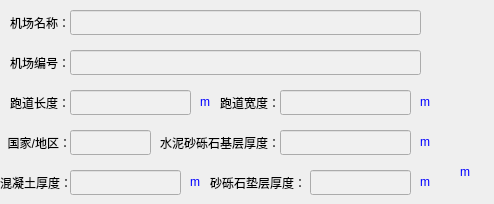
    <widget class="QWidget" name="page">
     <widget class="QLabel" name="lbl_runway_name">
      <property name="geometry">
       <rect>
        <x>10</x>
        <y>10</y>
        <width>66</width>
        <height>25</height>
       </rect>
      </property>
      <property name="text">
       <string>机场名称：</string>
      </property>
     </widget>
     <widget class="QLineEdit" name="ed_runway_name">
      <property name="geometry">
       <rect>
        <x>70</x>
        <y>10</y>
        <width>351</width>
        <height>25</height>
       </rect>
      </property>
      <property name="styleSheet">
       <string>background-color: #f0f0f0;</string>
      </property>
      <property name="readOnly">
       <bool>true</bool>
      </property>
     </widget>
     <widget class="QLabel" name="lbl_r_length">
      <property name="geometry">
       <rect>
        <x>10</x>
        <y>90</y>
        <width>66</width>
        <height>25</height>
       </rect>
      </property>
      <property name="text">
       <string>跑道长度：</string>
      </property>
     </widget>
     <widget class="QLineEdit" name="ed_r_length">
      <property name="geometry">
       <rect>
        <x>70</x>
        <y>90</y>
        <width>121</width>
        <height>25</height>
       </rect>
      </property>
      <property name="styleSheet">
       <string>background-color: #f0f0f0;</string>
      </property>
      <property name="readOnly">
       <bool>true</bool>
      </property>
     </widget>
     <widget class="QLabel" name="label_5">
      <property name="geometry">
       <rect>
        <x>200</x>
        <y>90</y>
        <width>25</width>
        <height>23</height>
       </rect>
      </property>
      <property name="sizePolicy">
       <sizepolicy hsizetype="Minimum" vsizetype="Preferred">
        <horstretch>0</horstretch>
        <verstretch>0</verstretch>
       </sizepolicy>
      </property>
      <property name="minimumSize">
       <size>
        <width>25</width>
        <height>23</height>
       </size>
      </property>
      <property name="maximumSize">
       <size>
        <width>31</width>
        <height>23</height>
       </size>
      </property>
      <property name="styleSheet">
       <string notr="true">color:rgba(0, 0, 255, 255)</string>
      </property>
      <property name="text">
       <string>m</string>
      </property>
      <property name="alignment">
       <set>Qt::AlignLeading|Qt::AlignLeft|Qt::AlignVCenter</set>
      </property>
     </widget>
     <widget class="QLabel" name="lbl_r_width">
      <property name="geometry">
       <rect>
        <x>220</x>
        <y>90</y>
        <width>66</width>
        <height>25</height>
       </rect>
      </property>
      <property name="text">
       <string>跑道宽度：</string>
      </property>
     </widget>
     <widget class="QLineEdit" name="ed_r_width">
      <property name="geometry">
       <rect>
        <x>280</x>
        <y>90</y>
        <width>131</width>
        <height>25</height>
       </rect>
      </property>
      <property name="styleSheet">
       <string>background-color: #f0f0f0;</string>
      </property>
      <property name="readOnly">
       <bool>true</bool>
      </property>
     </widget>
     <widget class="QLabel" name="label_6">
      <property name="geometry">
       <rect>
        <x>420</x>
        <y>90</y>
        <width>25</width>
        <height>23</height>
       </rect>
      </property>
      <property name="sizePolicy">
       <sizepolicy hsizetype="Minimum" vsizetype="Preferred">
        <horstretch>0</horstretch>
        <verstretch>0</verstretch>
       </sizepolicy>
      </property>
      <property name="minimumSize">
       <size>
        <width>25</width>
        <height>23</height>
       </size>
      </property>
      <property name="maximumSize">
       <size>
        <width>31</width>
        <height>23</height>
       </size>
      </property>
      <property name="styleSheet">
       <string notr="true">color:rgba(0, 0, 255, 255)</string>
      </property>
      <property name="text">
       <string>m</string>
      </property>
      <property name="alignment">
       <set>Qt::AlignLeading|Qt::AlignLeft|Qt::AlignVCenter</set>
      </property>
     </widget>
     <widget class="QLabel" name="lbl_ctbc_thick">
      <property name="geometry">
       <rect>
        <x>160</x>
        <y>130</y>
        <width>121</width>
        <height>25</height>
       </rect>
      </property>
      <property name="text">
       <string>水泥砂砾石基层厚度：</string>
      </property>
     </widget>
     <widget class="QLineEdit" name="ed_ctbc_thick">
      <property name="geometry">
       <rect>
        <x>280</x>
        <y>130</y>
        <width>131</width>
        <height>25</height>
       </rect>
      </property>
      <property name="styleSheet">
       <string>background-color: #f0f0f0;</string>
      </property>
      <property name="readOnly">
       <bool>true</bool>
      </property>
     </widget>
     <widget class="QLabel" name="lbl_pccsc_thick">
      <property name="geometry">
       <rect>
        <x>0</x>
        <y>170</y>
        <width>71</width>
        <height>25</height>
       </rect>
      </property>
      <property name="text">
       <string>混凝土厚度：</string>
      </property>
     </widget>
     <widget class="QLabel" name="label_7">
      <property name="geometry">
       <rect>
        <x>420</x>
        <y>130</y>
        <width>25</width>
        <height>23</height>
       </rect>
      </property>
      <property name="sizePolicy">
       <sizepolicy hsizetype="Minimum" vsizetype="Preferred">
        <horstretch>0</horstretch>
        <verstretch>0</verstretch>
       </sizepolicy>
      </property>
      <property name="minimumSize">
       <size>
        <width>25</width>
        <height>23</height>
       </size>
      </property>
      <property name="maximumSize">
       <size>
        <width>31</width>
        <height>23</height>
       </size>
      </property>
      <property name="styleSheet">
       <string notr="true">color:rgba(0, 0, 255, 255)</string>
      </property>
      <property name="text">
       <string>m</string>
      </property>
      <property name="alignment">
       <set>Qt::AlignLeading|Qt::AlignLeft|Qt::AlignVCenter</set>
      </property>
     </widget>
     <widget class="QLineEdit" name="ed_pccsc_thick">
      <property name="geometry">
       <rect>
        <x>70</x>
        <y>170</y>
        <width>111</width>
        <height>25</height>
       </rect>
      </property>
      <property name="styleSheet">
       <string>background-color: #f0f0f0;</string>
      </property>
      <property name="readOnly">
       <bool>true</bool>
      </property>
     </widget>
     <widget class="QLabel" name="label_8">
      <property name="geometry">
       <rect>
        <x>190</x>
        <y>170</y>
        <width>25</width>
        <height>23</height>
       </rect>
      </property>
      <property name="sizePolicy">
       <sizepolicy hsizetype="Minimum" vsizetype="Preferred">
        <horstretch>0</horstretch>
        <verstretch>0</verstretch>
       </sizepolicy>
      </property>
      <property name="minimumSize">
       <size>
        <width>25</width>
        <height>23</height>
       </size>
      </property>
      <property name="maximumSize">
       <size>
        <width>31</width>
        <height>23</height>
       </size>
      </property>
      <property name="styleSheet">
       <string notr="true">color:rgba(0, 0, 255, 255)</string>
      </property>
      <property name="text">
       <string>m</string>
      </property>
      <property name="alignment">
       <set>Qt::AlignLeading|Qt::AlignLeft|Qt::AlignVCenter</set>
      </property>
     </widget>
     <widget class="QLineEdit" name="ed_gcss_thick">
      <property name="geometry">
       <rect>
        <x>310</x>
        <y>170</y>
        <width>101</width>
        <height>25</height>
       </rect>
      </property>
      <property name="styleSheet">
       <string>background-color: #f0f0f0;</string>
      </property>
      <property name="readOnly">
       <bool>true</bool>
      </property>
     </widget>
     <widget class="QLabel" name="label_9">
      <property name="geometry">
       <rect>
        <x>460</x>
        <y>160</y>
        <width>25</width>
        <height>23</height>
       </rect>
      </property>
      <property name="sizePolicy">
       <sizepolicy hsizetype="Minimum" vsizetype="Preferred">
        <horstretch>0</horstretch>
        <verstretch>0</verstretch>
       </sizepolicy>
      </property>
      <property name="minimumSize">
       <size>
        <width>25</width>
        <height>23</height>
       </size>
      </property>
      <property name="maximumSize">
       <size>
        <width>31</width>
        <height>23</height>
       </size>
      </property>
      <property name="styleSheet">
       <string notr="true">color:rgba(0, 0, 255, 255)</string>
      </property>
      <property name="text">
       <string>m</string>
      </property>
      <property name="alignment">
       <set>Qt::AlignLeading|Qt::AlignLeft|Qt::AlignVCenter</set>
      </property>
     </widget>
     <widget class="QLabel" name="lbl_gcss_thick">
      <property name="geometry">
       <rect>
        <x>210</x>
        <y>170</y>
        <width>101</width>
        <height>25</height>
       </rect>
      </property>
      <property name="text">
       <string>砂砾石垫层厚度：</string>
      </property>
     </widget>
     <widget class="QLabel" name="label_10">
      <property name="geometry">
       <rect>
        <x>420</x>
        <y>170</y>
        <width>25</width>
        <height>23</height>
       </rect>
      </property>
      <property name="sizePolicy">
       <sizepolicy hsizetype="Minimum" vsizetype="Preferred">
        <horstretch>0</horstretch>
        <verstretch>0</verstretch>
       </sizepolicy>
      </property>
      <property name="minimumSize">
       <size>
        <width>25</width>
        <height>23</height>
       </size>
      </property>
      <property name="maximumSize">
       <size>
        <width>31</width>
        <height>23</height>
       </size>
      </property>
      <property name="styleSheet">
       <string notr="true">color:rgba(0, 0, 255, 255)</string>
      </property>
      <property name="text">
       <string>m</string>
      </property>
      <property name="alignment">
       <set>Qt::AlignLeading|Qt::AlignLeft|Qt::AlignVCenter</set>
      </property>
     </widget>
     <widget class="QLineEdit" name="ed_runway_code">
      <property name="geometry">
       <rect>
        <x>70</x>
        <y>50</y>
        <width>351</width>
        <height>25</height>
       </rect>
      </property>
      <property name="styleSheet">
       <string>background-color: #f0f0f0;</string>
      </property>
      <property name="text">
       <string/>
      </property>
      <property name="readOnly">
       <bool>true</bool>
      </property>
     </widget>
     <widget class="QLabel" name="lbl_runway_code">
      <property name="geometry">
       <rect>
        <x>10</x>
        <y>50</y>
        <width>66</width>
        <height>25</height>
       </rect>
      </property>
      <property name="text">
       <string>机场编号：</string>
      </property>
     </widget>
     <widget class="QLineEdit" name="ed_runway_country">
      <property name="geometry">
       <rect>
        <x>70</x>
        <y>130</y>
        <width>81</width>
        <height>25</height>
       </rect>
      </property>
      <property name="styleSheet">
       <string>background-color: #f0f0f0;</string>
      </property>
      <property name="readOnly">
       <bool>true</bool>
      </property>
     </widget>
     <widget class="QLabel" name="lbl_runway_country">
      <property name="geometry">
       <rect>
        <x>0</x>
        <y>130</y>
        <width>71</width>
        <height>25</height>
       </rect>
      </property>
      <property name="text">
       <string>国家/地区：</string>
      </property>
      <property name="alignment">
       <set>Qt::AlignRight|Qt::AlignTrailing|Qt::AlignVCenter</set>
      </property>
     </widget>
    </widget>
